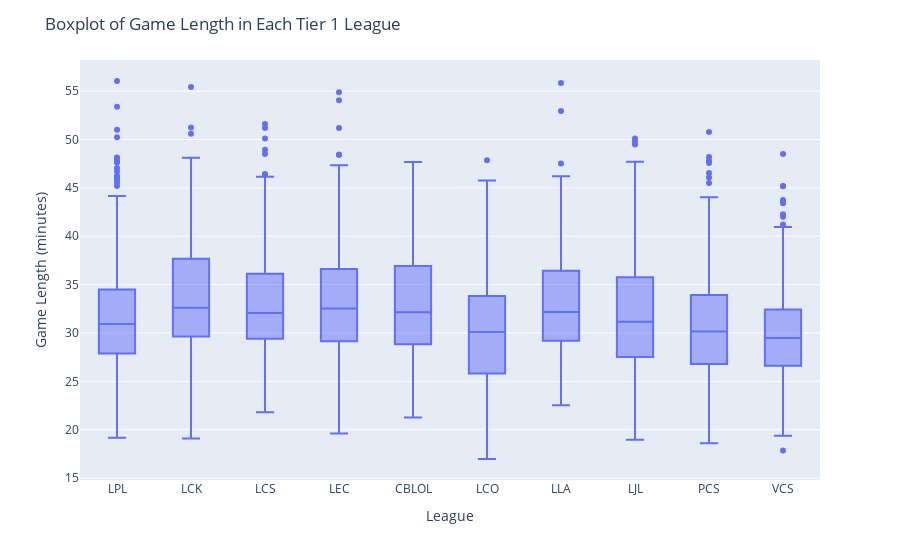

The notebook cell this image was saved under:
### Markdown cell above
#### Average Game Length in Each Tier 1 League
From the following boxplot and barplot, we can see that there is no significant game length between each league. One interesting fact is that **LCK**, known for best game strategy in the game with less teamfight, has the longest average game length, while **VCS**, known for its bloody and frequent teamfights, has the shortest average game length.

### Code cell
games = tier1_player.groupby('gameid').first()
games['gamelength'] = games['gamelength'] / 60
fig3 = px.box(data_frame=games, x='league', y='gamelength')
fig3.update_layout(title='Boxplot of Game Length in Each Tier 1 League',
                   xaxis_title='League',
                   yaxis_title='Game Length (minutes)')
fig3.show()

### Figure 1 — Plotly figure (JSON) as saved in the notebook; plotly's stock layout.template omitted (floating-point values rounded to 4 significant figures; data arrays with more than 128 entries replaced by an {"elided": "..."} marker saying what was removed)
{"data": [{"alignmentgroup": "True", "hovertemplate": "league=%{x}<br>gamelength=%{y}<extra></extra>", "legendgroup": "", "marker": {"color": "#636efa"}, "name": "", "notched": false, "offsetgroup": "", "orientation": "v", "showlegend": false, "type": "box", "x": {"elided": "3252 str values"}, "x0": " ", "xaxis": "x", "y": {"elided": "3252 float values"}, "y0": " ", "yaxis": "y"}], "layout": {"boxmode": "group", "legend": {"tracegroupgap": 0}, "margin": {"t": 60}, "title": {"text": "Boxplot of Game Length in Each Tier 1 League"}, "xaxis": {"anchor": "y", "domain": [0, 1], "title": {"text": "League"}}, "yaxis": {"anchor": "x", "domain": [0, 1], "title": {"text": "Game Length (minutes)"}}}}
